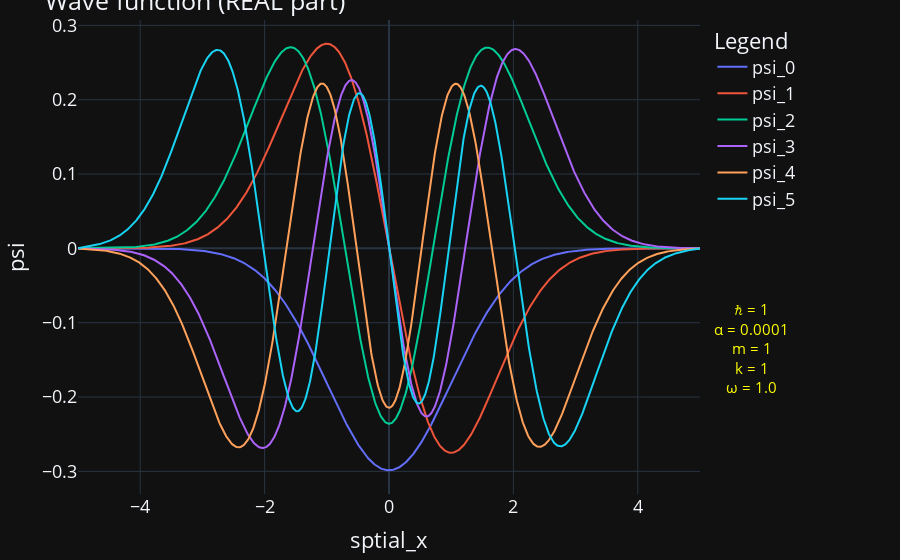

The code cell stored with this chart in its notebook:
### Code cell
#plot the wave function from the eigen function

fig = go.Figure()
for i in range(6):
    fig.add_trace(go.Scatter(x=x_grid,y = np.real(psi[:,i]), name=f"psi_{i}"))


fig.update_layout(
    title="Wave function (REAL part)",
    xaxis_title="sptial_x",
    yaxis_title="psi",
    legend_title="Legend",
    font=dict(
        size=18,
    )
)

fig.update_layout(margin=dict(l=20, r=200, t=20, b=20),)
fig.add_annotation(dict(font=dict(color='yellow',size=15),
    x=1.02, y=0.2, showarrow=False,
    text = f'ℏ = {h_bar}<br>α = {alpha}<br>m = {m}<br>k = {k}<br>ω = {omega}',
    textangle=0, xanchor='left', xref="paper", yref="paper"))

fig.update_layout(template='plotly_dark',showlegend=True)
fig.write_html("Non_hermition_REAL.html")
fig.show()

### Figure 1 — Plotly figure (JSON) as saved in the notebook; plotly's stock layout.template omitted (floating-point values rounded to 4 significant figures; data arrays with more than 128 entries replaced by an {"elided": "..."} marker saying what was removed)
{"data": [{"name": "psi_0", "type": "scatter", "x": {"elided": "1000 float values"}, "y": {"elided": "1000 float values"}}, {"name": "psi_1", "type": "scatter", "x": {"elided": "1000 float values"}, "y": {"elided": "1000 float values"}}, {"name": "psi_2", "type": "scatter", "x": {"elided": "1000 float values"}, "y": {"elided": "1000 float values"}}, {"name": "psi_3", "type": "scatter", "x": {"elided": "1000 float values"}, "y": {"elided": "1000 float values"}}, {"name": "psi_4", "type": "scatter", "x": {"elided": "1000 float values"}, "y": {"elided": "1000 float values"}}, {"name": "psi_5", "type": "scatter", "x": {"elided": "1000 float values"}, "y": {"elided": "1000 float values"}}], "layout": {"annotations": [{"font": {"color": "yellow", "size": 15}, "showarrow": false, "text": "ℏ = 1<br>α = 0.0001<br>m = 1<br>k = 1<br>ω = 1.0", "textangle": 0, "x": 1.02, "xanchor": "left", "xref": "paper", "y": 0.2, "yref": "paper"}], "font": {"size": 18}, "legend": {"title": {"text": "Legend"}}, "margin": {"b": 20, "l": 20, "r": 200, "t": 20}, "showlegend": true, "title": {"text": "Wave function (REAL part)"}, "xaxis": {"title": {"text": "sptial_x"}}, "yaxis": {"title": {"text": "psi"}}}}
